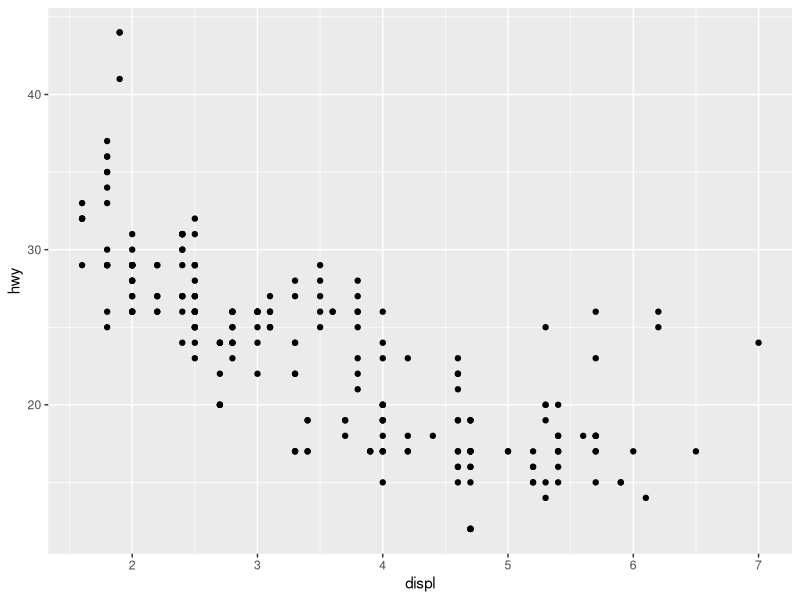
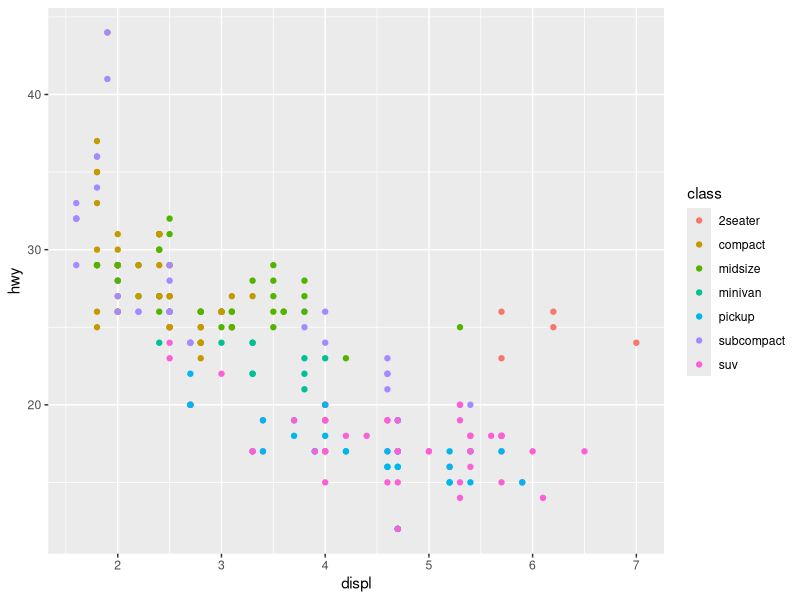
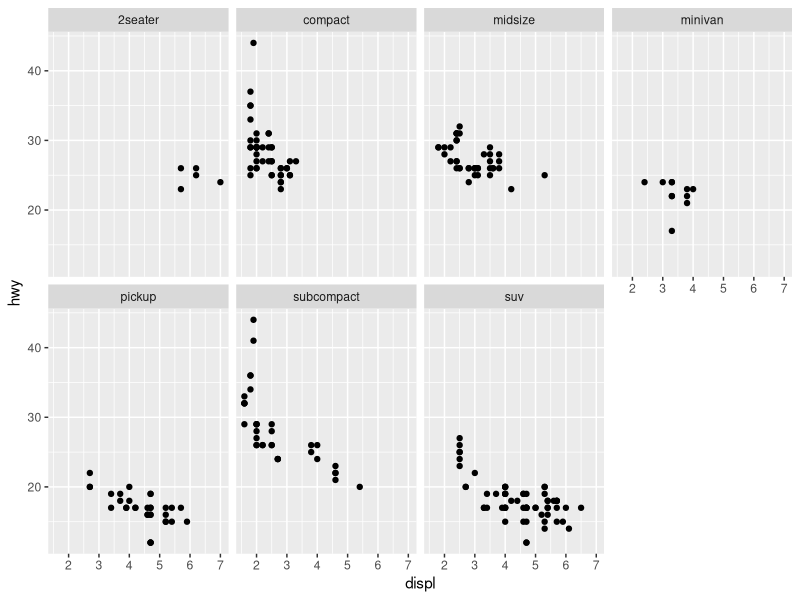
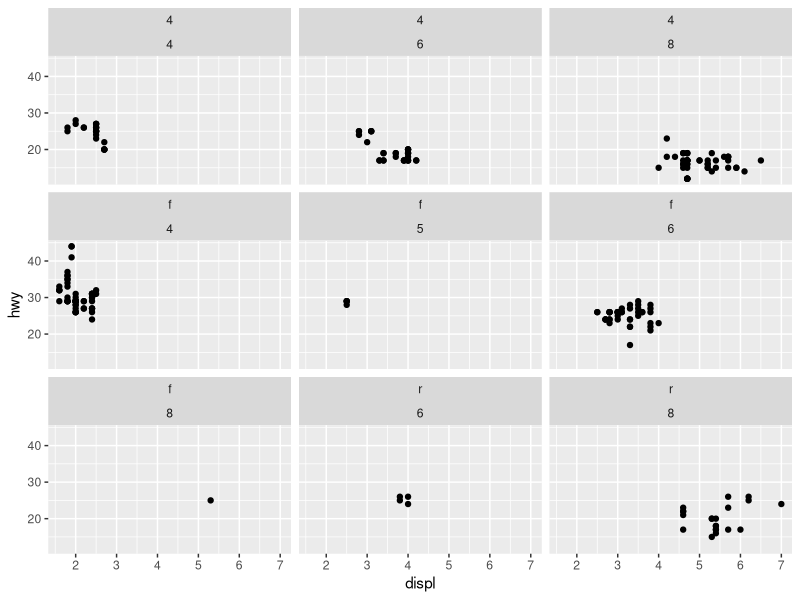
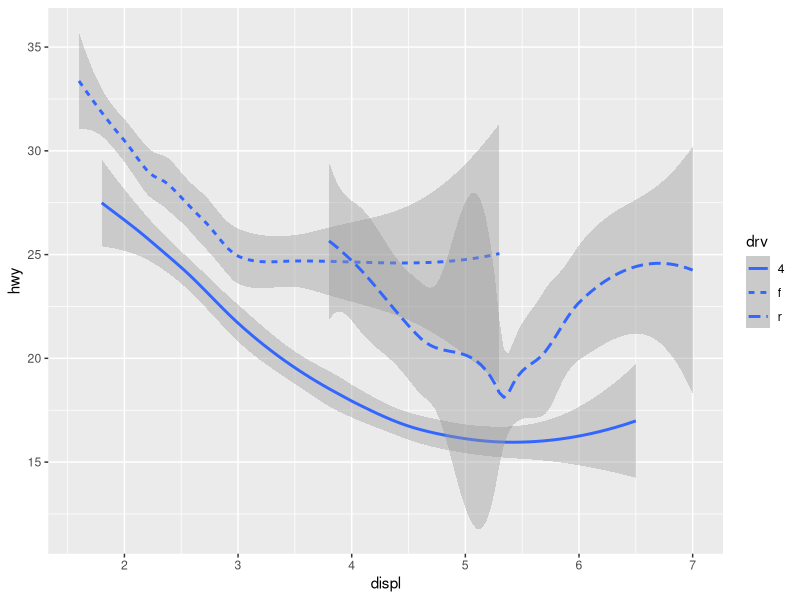
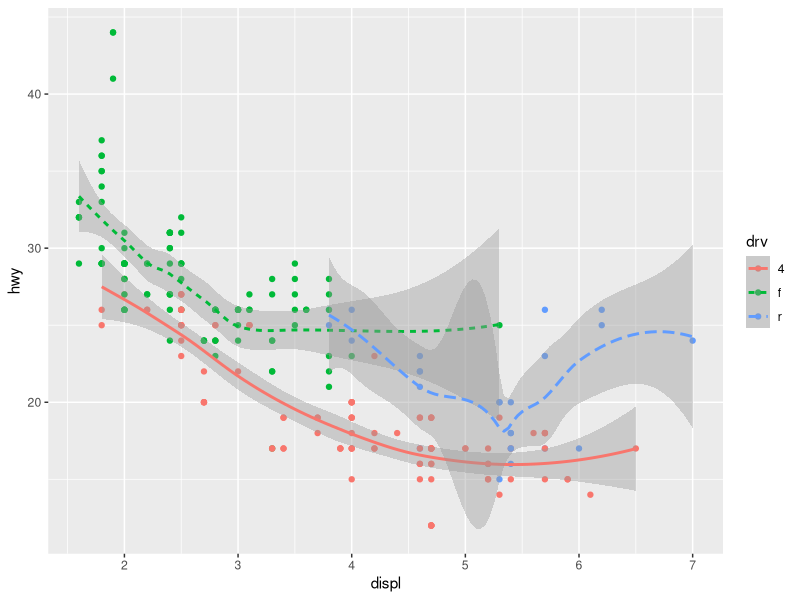
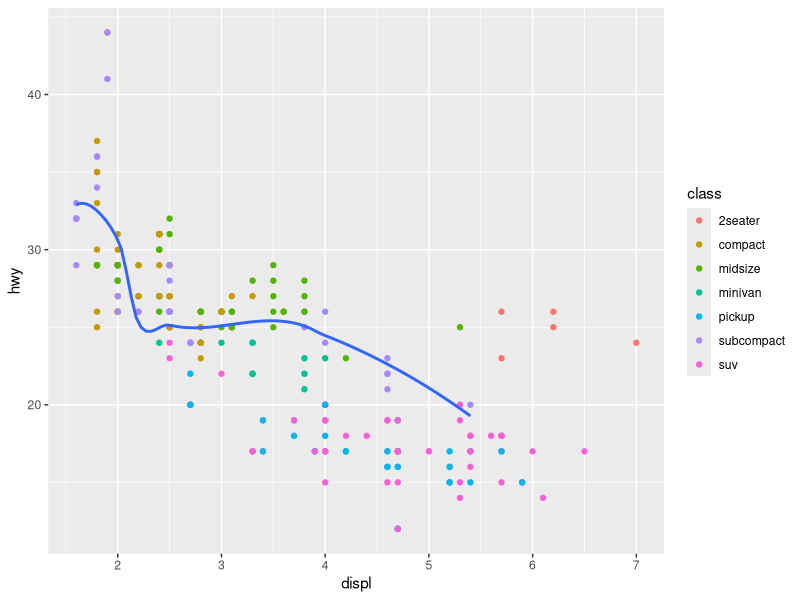
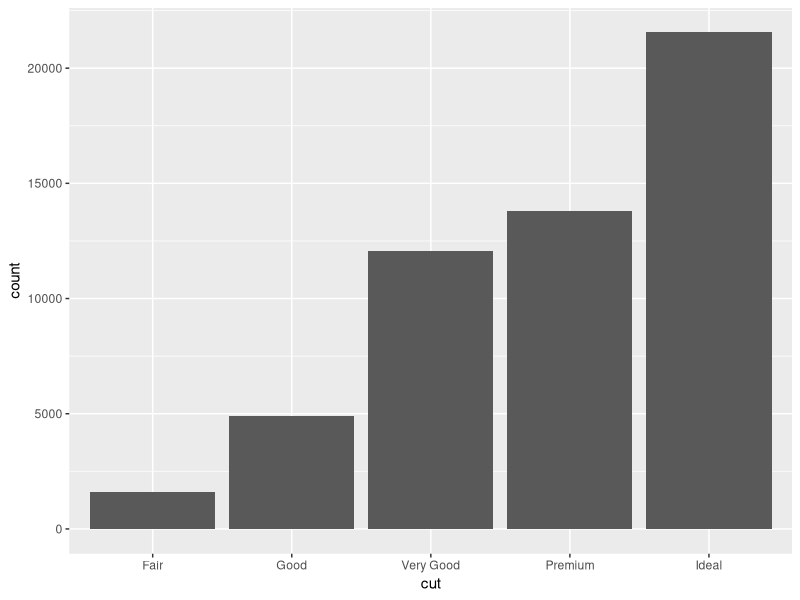

R code for these plots, in order:
# import packages
library(tidyverse)

# data
mpg

# ggplot- scatter plot
ggplot(data = mpg)+geom_point(mapping = aes(x = displ,y = hwy))
# ?mpg - help dataset
# add aesthetic mapping
ggplot(data = mpg)+geom_point(mapping = aes(x = displ,y = hwy,color = class))
# alpha:transparency/shape:shape
# facets - one variable
ggplot(data = mpg)+geom_point(mapping = aes(x = displ,y = hwy))+facet_wrap(~class,nrow = 2) #equal to c('class')
# facets-two vars
ggplot(data = mpg)+geom_point(mapping = aes(x = displ,y = hwy))+facet_wrap(drv~cyl) # equal to c('drv','cyl')
# !!!vars(c('drv','cyl')) create 2 panels seperately!!!

# change to geom_smooth
ggplot(data = mpg)+geom_smooth(mapping = aes(x = displ,y = hwy,linetype = drv))
# two layers
ggplot(data = mpg)+geom_point(mapping = (aes(x = displ,y = hwy,color = drv)))+
    geom_smooth(mapping = aes(x = displ,y = hwy,linetype = drv,color = drv))
# global aes
ggplot(data = mpg,mapping = aes(x = displ,y = hwy))+
    geom_point(mapping = aes(color = class))+geom_smooth(data = filter(mpg,class =='subcompact'),se = FALSE)

# bar plot
ggplot(data = diamonds) + geom_bar(mapping = aes(x = cut)) # count
# ggplot(data = diamonds) + geom_bar(mapping = aes(x = cut,y = ..prop..,group = 1)) # proportion

#stats-ummary
ggplot(data = diamonds) + stat_summary(mapping = aes(x = cut,y = depth),
                                       fun.ymin = min,
                                       fun.ymax = max,
                                       fun.y = median)
